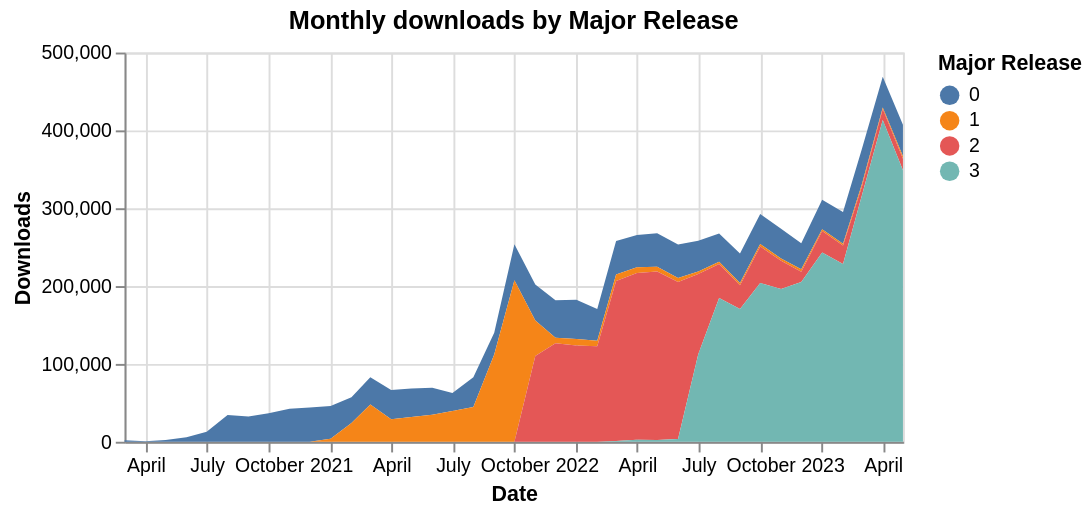

The specification (Vega-Lite) saved for this image:
### Vega-Lite specification from a JSON file in a GitHub repository (floating-point values rounded to 4 significant figures)
{"config": {"view": {"continuousWidth": 400, "continuousHeight": 300}}, "data": {"name": "data-ccbfb6948dcae8a1dc6da05f90ca5b40"}, "mark": "area", "encoding": {"color": {"field": "major_release", "title": "Major Release", "type": "nominal"}, "tooltip": [{"field": "month", "format": "%Y-%m", "title": "Date", "type": "temporal"}, {"field": "num_downloads", "format": ",.0f", "title": "Num Downloads", "type": "quantitative"}, {"field": "major_release", "title": "Major release", "type": "nominal"}], "x": {"field": "month", "title": "Date", "type": "temporal"}, "y": {"field": "num_downloads", "title": "Downloads", "type": "quantitative"}}, "height": 200, "title": "Monthly downloads by Major Release", "$schema": "https://vega.github.io/schema/vega-lite/v4.17.0.json", "datasets": {"data-ccbfb6948dcae8a1dc6da05f90ca5b40": [{"month": "2023-05-01T00:00:00", "major_release": "0", "num_downloads": 40470.0}, {"month": "2023-05-01T00:00:00", "major_release": "1", "num_downloads": 3348.0}, {"month": "2023-05-01T00:00:00", "major_release": "2", "num_downloads": 14760.0}, {"month": "2023-05-01T00:00:00", "major_release": "3", "num_downloads": 348700.0}, {"month": "2023-04-01T00:00:00", "major_release": "0", "num_downloads": 39670.0}, {"month": "2023-04-01T00:00:00", "major_release": "2", "num_downloads": 14350.0}, {"month": "2023-04-01T00:00:00", "major_release": "3", "num_downloads": 413200.0}, {"month": "2023-04-01T00:00:00", "major_release": "1", "num_downloads": 1832.0}, {"month": "2023-03-01T00:00:00", "major_release": "0", "num_downloads": 45510.0}, {"month": "2023-03-01T00:00:00", "major_release": "1", "num_downloads": 3043.0}, {"month": "2023-03-01T00:00:00", "major_release": "2", "num_downloads": 11350.0}, {"month": "2023-03-01T00:00:00", "major_release": "3", "num_downloads": 316300.0}, {"month": "2023-02-01T00:00:00", "major_release": "0", "num_downloads": 40550.0}, {"month": "2023-02-01T00:00:00", "major_release": "1", "num_downloads": 2456.0}, {"month": "2023-02-01T00:00:00", "major_release": "2", "num_downloads": 23640.0}, {"month": "2023-02-01T00:00:00", "major_release": "3", "num_downloads": 228400.0}, {"month": "2023-01-01T00:00:00", "major_release": "0", "num_downloads": 37930.0}, {"month": "2023-01-01T00:00:00", "major_release": "1", "num_downloads": 2354.0}, {"month": "2023-01-01T00:00:00", "major_release": "2", "num_downloads": 27520.0}, {"month": "2023-01-01T00:00:00", "major_release": "3", "num_downloads": 243200.0}, {"month": "2022-12-01T00:00:00", "major_release": "0", "num_downloads": 33420.0}, {"month": "2022-12-01T00:00:00", "major_release": "1", "num_downloads": 3110.0}, {"month": "2022-12-01T00:00:00", "major_release": "2", "num_downloads": 13370.0}, {"month": "2022-12-01T00:00:00", "major_release": "3", "num_downloads": 205200.0}, {"month": "2022-11-01T00:00:00", "major_release": "0", "num_downloads": 38090.0}, {"month": "2022-11-01T00:00:00", "major_release": "1", "num_downloads": 2784.0}, {"month": "2022-11-01T00:00:00", "major_release": "2", "num_downloads": 36360.0}, {"month": "2022-11-01T00:00:00", "major_release": "3", "num_downloads": 196300.0}, {"month": "2022-10-01T00:00:00", "major_release": "0", "num_downloads": 38620.0}, {"month": "2022-10-01T00:00:00", "major_release": "1", "num_downloads": 3149.0}, {"month": "2022-10-01T00:00:00", "major_release": "2", "num_downloads": 46870.0}, {"month": "2022-10-01T00:00:00", "major_release": "3", "num_downloads": 203900.0}, {"month": "2022-09-01T00:00:00", "major_release": "0", "num_downloads": 37900.0}, {"month": "2022-09-01T00:00:00", "major_release": "1", "num_downloads": 3003.0}, {"month": "2022-09-01T00:00:00", "major_release": "2", "num_downloads": 30330.0}, {"month": "2022-09-01T00:00:00", "major_release": "3", "num_downloads": 170600.0}, {"month": "2022-08-01T00:00:00", "major_release": "0", "num_downloads": 36230.0}, {"month": "2022-08-01T00:00:00", "major_release": "1", "num_downloads": 2915.0}, {"month": "2022-08-01T00:00:00", "major_release": "2", "num_downloads": 43730.0}, {"month": "2022-08-01T00:00:00", "major_release": "3", "num_downloads": 184700.0}, {"month": "2022-07-01T00:00:00", "major_release": "0", "num_downloads": 39490.0}, {"month": "2022-07-01T00:00:00", "major_release": "1", "num_downloads": 3019.0}, {"month": "2022-07-01T00:00:00", "major_release": "2", "num_downloads": 103200.0}, {"month": "2022-07-01T00:00:00", "major_release": "3", "num_downloads": 112400.0}, {"month": "2022-06-01T00:00:00", "major_release": "0", "num_downloads": 43230.0}, {"month": "2022-06-01T00:00:00", "major_release": "1", "num_downloads": 4996.0}, {"month": "2022-06-01T00:00:00", "major_release": "2", "num_downloads": 201800.0}, {"month": "2022-06-01T00:00:00", "major_release": "3", "num_downloads": 3559.0}, {"month": "2022-05-01T00:00:00", "major_release": "0", "num_downloads": 43100.0}, {"month": "2022-05-01T00:00:00", "major_release": "1", "num_downloads": 6145.0}, {"month": "2022-05-01T00:00:00", "major_release": "2", "num_downloads": 216400.0}, {"month": "2022-05-01T00:00:00", "major_release": "3", "num_downloads": 2272.0}, {"month": "2022-04-01T00:00:00", "major_release": "0", "num_downloads": 41540.0}, {"month": "2022-04-01T00:00:00", "major_release": "1", "num_downloads": 7194.0}, {"month": "2022-04-01T00:00:00", "major_release": "2", "num_downloads": 214200.0}, {"month": "2022-04-01T00:00:00", "major_release": "3", "num_downloads": 2633.0}, {"month": "2022-03-01T00:00:00", "major_release": "0", "num_downloads": 43100.0}, {"month": "2022-03-01T00:00:00", "major_release": "1", "num_downloads": 8268.0}, {"month": "2022-03-01T00:00:00", "major_release": "2", "num_downloads": 205700.0}, {"month": "2022-03-01T00:00:00", "major_release": "3", "num_downloads": 931.0}, {"month": "2022-02-01T00:00:00", "major_release": "0", "num_downloads": 41030.0}, {"month": "2022-02-01T00:00:00", "major_release": "1", "num_downloads": 6961.0}, {"month": "2022-02-01T00:00:00", "major_release": "2", "num_downloads": 122700.0}, {"month": "2022-01-01T00:00:00", "major_release": "0", "num_downloads": 50400.0}, {"month": "2022-01-01T00:00:00", "major_release": "1", "num_downloads": 8309.0}, {"month": "2022-01-01T00:00:00", "major_release": "2", "num_downloads": 123800.0}, {"month": "2021-12-01T00:00:00", "major_release": "0", "num_downloads": 48110.0}, {"month": "2021-12-01T00:00:00", "major_release": "1", "num_downloads": 7133.0}, {"month": "2021-12-01T00:00:00", "major_release": "2", "num_downloads": 126400.0}, {"month": "2021-11-01T00:00:00", "major_release": "0", "num_downloads": 46460.0}, {"month": "2021-11-01T00:00:00", "major_release": "1", "num_downloads": 45490.0}, {"month": "2021-11-01T00:00:00", "major_release": "2", "num_downloads": 110100.0}, {"month": "2021-10-01T00:00:00", "major_release": "1", "num_downloads": 207600.0}, {"month": "2021-10-01T00:00:00", "major_release": "0", "num_downloads": 46090.0}, {"month": "2021-09-01T00:00:00", "major_release": "0", "num_downloads": 27860.0}, {"month": "2021-09-01T00:00:00", "major_release": "1", "num_downloads": 112200.0}, {"month": "2021-08-01T00:00:00", "major_release": "0", "num_downloads": 38240.0}, {"month": "2021-08-01T00:00:00", "major_release": "1", "num_downloads": 44520.0}, {"month": "2021-07-01T00:00:00", "major_release": "0", "num_downloads": 23350.0}, {"month": "2021-07-01T00:00:00", "major_release": "1", "num_downloads": 39390.0}, {"month": "2021-06-01T00:00:00", "major_release": "0", "num_downloads": 34810.0}, {"month": "2021-06-01T00:00:00", "major_release": "1", "num_downloads": 34640.0}, {"month": "2021-05-01T00:00:00", "major_release": "0", "num_downloads": 36920.0}, {"month": "2021-05-01T00:00:00", "major_release": "1", "num_downloads": 31630.0}, {"month": "2021-04-01T00:00:00", "major_release": "0", "num_downloads": 37720.0}, {"month": "2021-04-01T00:00:00", "major_release": "1", "num_downloads": 28760.0}, {"month": "2021-03-01T00:00:00", "major_release": "0", "num_downloads": 35030.0}, {"month": "2021-03-01T00:00:00", "major_release": "1", "num_downloads": 47810.0}, {"month": "2021-02-01T00:00:00", "major_release": "0", "num_downloads": 32970.0}, {"month": "2021-02-01T00:00:00", "major_release": "1", "num_downloads": 24140.0}, {"month": "2021-01-01T00:00:00", "major_release": "0", "num_downloads": 42050.0}, {"month": "2021-01-01T00:00:00", "major_release": "1", "num_downloads": 3775.0}, {"month": "2020-12-01T00:00:00", "major_release": "0", "num_downloads": 44000.0}, {"month": "2020-11-01T00:00:00", "major_release": "0", "num_downloads": 42300.0}, {"month": "2020-10-01T00:00:00", "major_release": "0", "num_downloads": 36470.0}, {"month": "2020-09-01T00:00:00", "major_release": "0", "num_downloads": 32410.0}, {"month": "2020-08-01T00:00:00", "major_release": "0", "num_downloads": 34290.0}, {"month": "2020-07-01T00:00:00", "major_release": "0", "num_downloads": 12980.0}, {"month": "2020-06-01T00:00:00", "major_release": "0", "num_downloads": 5683.0}, {"month": "2020-05-01T00:00:00", "major_release": "0", "num_downloads": 2360.0}, {"month": "2020-04-01T00:00:00", "major_release": "0", "num_downloads": 533.0}, {"month": "2020-03-01T00:00:00", "major_release": "0", "num_downloads": 1763.0}]}}
